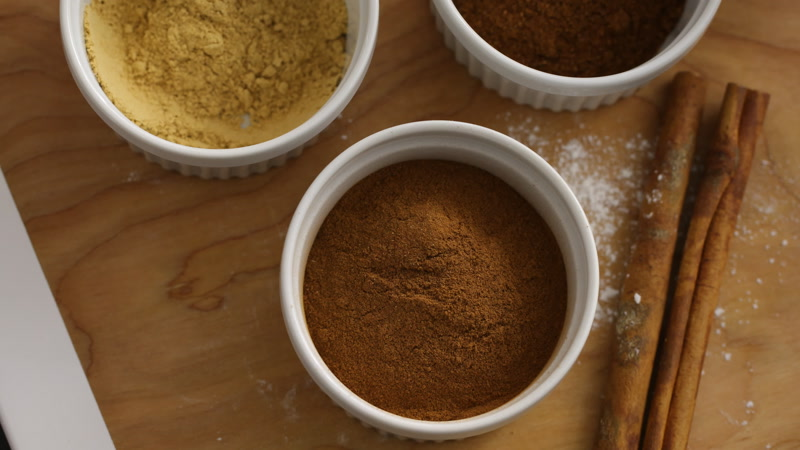
#> input picture 2ae65326e8_643957_0-second_w800px.jpeg, 800 x 450 px, found by its file name
$ python new.py
#> lines starting #> are read from the running program, lines starting #| are printed output that depends on the picture
import os
from PIL import Image, ImageFilter


class MakeTransform():
    def __init__(self, input_image) -> None:
        self.image = Image.open(input_image)
#> self.image is the input picture: PIL image 800x450 RGB; mean R, G, B 114, 82.5, 51.8
        self.new_image = self.image.copy()

    def convert(self):
        self.new_image = self.image.convert('L')
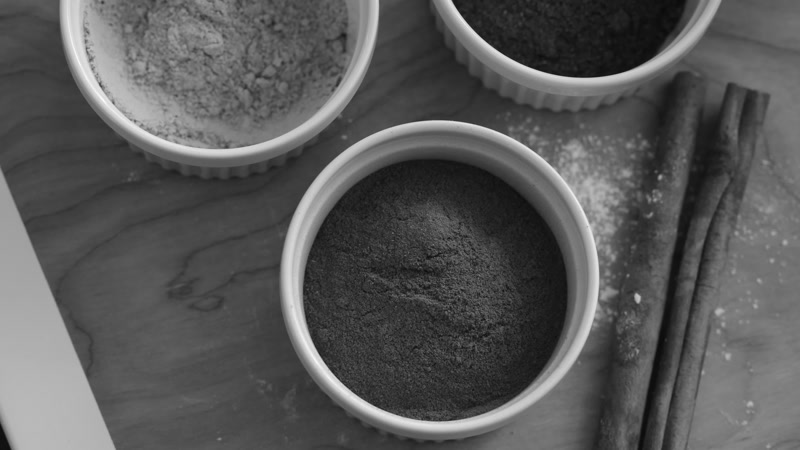
#> self.new_image: PIL image 800x450 L; min 9, max 254, mean 88.4

    def resize(self, width, height):
#> called with width = 300, height = 300
        self.new_image = self.image.resize((width,height))
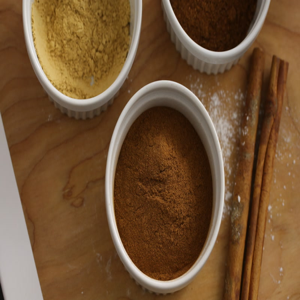
#> self.new_image: PIL image 300x300 RGB; mean R, G, B 114, 82.5, 51.8

    def rotate(self, angle):
#> called with angle = 45
        self.new_image = self.image.rotate(angle=angle)
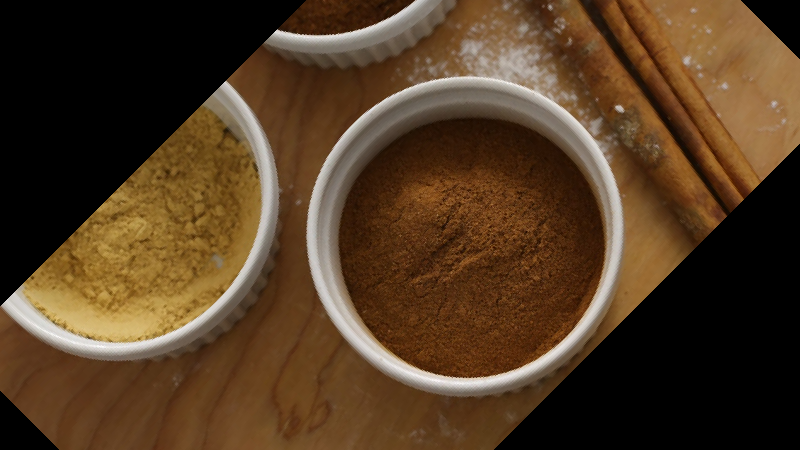
#> self.new_image: PIL image 800x450 RGB; mean R, G, B 81.8, 58.5, 35

    def blur(self, radius):
#> called with radius = 3
        self.new_image = self.image.filter(ImageFilter.GaussianBlur(radius=radius))
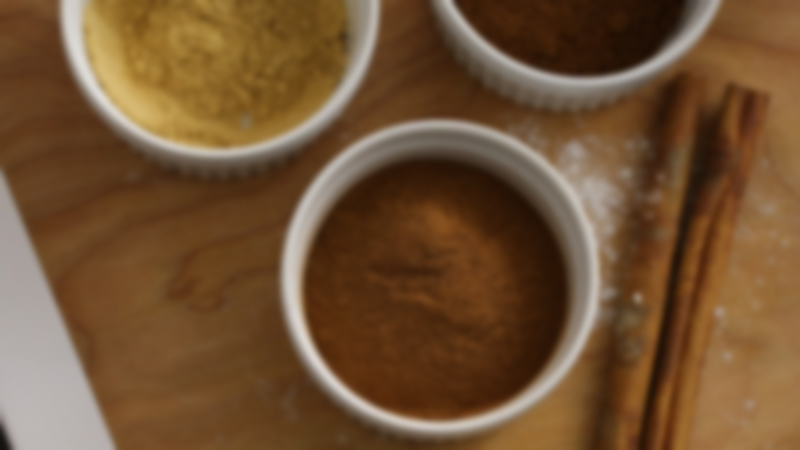
#> self.new_image: PIL image 800x450 RGB; mean R, G, B 114.1, 82.5, 51.8

    def save(self,output_path):
        self.new_image.save(output_path)


if __name__ == '__main__':
    input_image = '/Users/aisyluskibinskaia/Desktop/python_ex/pillow_practice/2ae65326e8_643957_0-second_w800px.jpeg'
    output_path = '/Users/aisyluskibinskaia/Desktop/python_ex/pillow_practice/edited.jpeg'
    transform = MakeTransform(input_image)
    transform.convert()
    transform.save(output_path)
    transform.resize(300,300)
    transform.rotate(45)
    transform.blur(3)
    transform.save(output_path)
